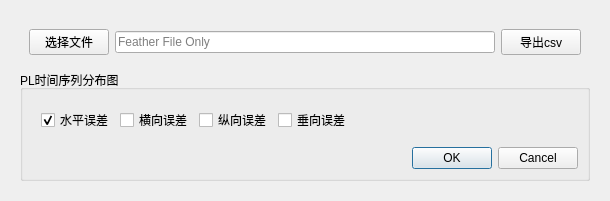
<?xml version="1.0" encoding="UTF-8"?>
<ui version="4.0">
 <class>Dialog</class>
 <widget class="QDialog" name="Dialog">
  <property name="geometry">
   <rect>
    <x>0</x>
    <y>0</y>
    <width>610</width>
    <height>182</height>
   </rect>
  </property>
  <property name="windowTitle">
   <string>Dialog</string>
  </property>
  <layout class="QVBoxLayout" name="verticalLayout_2">
   <item>
    <widget class="QWidget" name="widget" native="true">
     <layout class="QVBoxLayout" name="verticalLayout_3">
      <item>
       <widget class="QWidget" name="widget_2" native="true">
        <layout class="QHBoxLayout" name="horizontalLayout">
         <item>
          <widget class="QPushButton" name="pushButton_selectBDDB">
           <property name="text">
            <string>选择文件</string>
           </property>
          </widget>
         </item>
         <item>
          <widget class="QLineEdit" name="lineEdit_PLPath">
           <property name="placeholderText">
            <string>Feather File Only</string>
           </property>
          </widget>
         </item>
         <item>
          <widget class="QPushButton" name="pushButton_exportCsv">
           <property name="text">
            <string>导出csv</string>
           </property>
          </widget>
         </item>
        </layout>
       </widget>
      </item>
      <item>
       <widget class="QGroupBox" name="groupBox">
        <property name="title">
         <string>PL时间序列分布图</string>
        </property>
        <layout class="QVBoxLayout" name="verticalLayout">
         <item>
          <widget class="QWidget" name="widget_ins" native="true">
           <layout class="QHBoxLayout" name="horizontalLayout_3">
            <item>
             <widget class="QCheckBox" name="checkBox_pos_horizontal_pl">
              <property name="enabled">
               <bool>true</bool>
              </property>
              <property name="text">
               <string>水平误差</string>
              </property>
              <property name="checkable">
               <bool>true</bool>
              </property>
              <property name="checked">
               <bool>true</bool>
              </property>
             </widget>
            </item>
            <item>
             <widget class="QCheckBox" name="checkBox_pos_lateral_pl">
              <property name="text">
               <string>横向误差</string>
              </property>
              <property name="checked">
               <bool>false</bool>
              </property>
             </widget>
            </item>
            <item>
             <widget class="QCheckBox" name="checkBox_pos_longitudinal_pl">
              <property name="text">
               <string>纵向误差</string>
              </property>
              <property name="checked">
               <bool>false</bool>
              </property>
             </widget>
            </item>
            <item>
             <widget class="QCheckBox" name="checkBox_pos_vertical_pl">
              <property name="text">
               <string>垂向误差</string>
              </property>
              <property name="checked">
               <bool>false</bool>
              </property>
             </widget>
            </item>
            <item>
             <spacer name="horizontalSpacer">
              <property name="orientation">
               <enum>Qt::Horizontal</enum>
              </property>
              <property name="sizeHint" stdset="0">
               <size>
                <width>35</width>
                <height>20</height>
               </size>
              </property>
             </spacer>
            </item>
           </layout>
          </widget>
         </item>
         <item>
          <widget class="QDialogButtonBox" name="buttonBox">
           <property name="standardButtons">
            <set>QDialogButtonBox::Cancel|QDialogButtonBox::Ok</set>
           </property>
          </widget>
         </item>
        </layout>
       </widget>
      </item>
     </layout>
    </widget>
   </item>
  </layout>
 </widget>
 <resources/>
 <connections/>
</ui>
